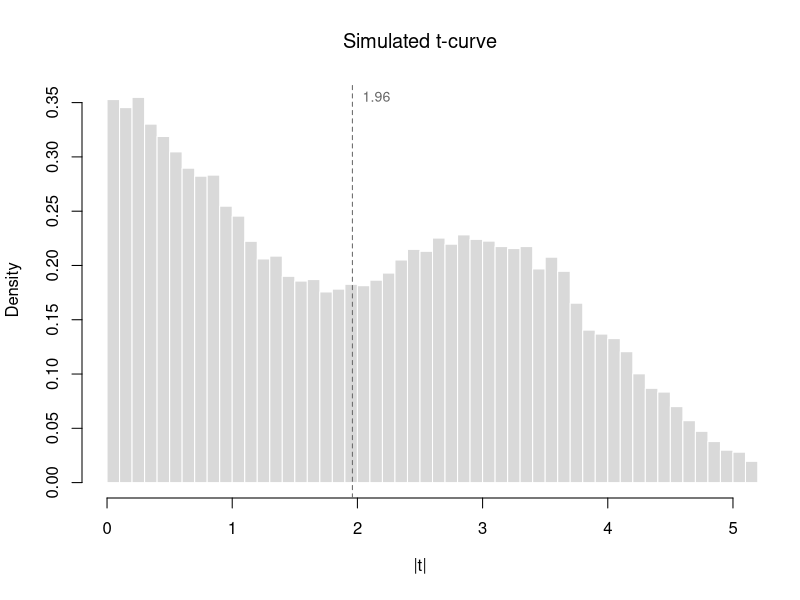

This chart was generated by the following R code:
## Generates a figure with a suspicious-looking but unhacked t-curve
set.seed(123)

root <- "C:/Users/stefa/OneDrive/Documents/GitHub/When_is_p_hacking_detectable"

setwd(paste0(root,"/figures"))

n <- 50000

# Mixture membership
g <- sample(1:2, size = n, replace = TRUE, prob = c(0.45, 0.55))

# Simulate signed t-like statistics from ordinary normals
t_signed <- numeric(n)
t_signed[g == 1] <- rnorm(sum(g == 1), mean = 0.2, sd = 1)
t_signed[g == 2] <- rnorm(sum(g == 2), mean = 3, sd = 1)

# Absolute value
t_abs <- abs(t_signed)

# Exact mixture density for |t|
x <- seq(0, 8, length.out = 2000)
dabsnorm <- function(x, mean = 0, sd = 1) {
  dnorm(x, mean = mean, sd = sd) + dnorm(-x, mean = mean, sd = sd)
}
dmix <- 0.65 * dabsnorm(x, 0.0, 0.70) +
  0.35 * dabsnorm(x, 2.2, 0.55)

op <- par(no.readonly = TRUE)
par(mar = c(4.2, 4.2, 3.2, 0.8), las = 1)

pdf("suspicious_but_not_hacked_tcurve.pdf", width = 7, height = 5)
hist(t_abs,
     breaks = seq(0, 20, by = 0.10),
     freq = FALSE,
     col = "gray85",
     border = "white",
     main = expression("Simulated t-curve"),
     xlab = expression("|t|"),
     ylab = "Density",
     xlim = c(0, 5))

#lines(x, dmix, lwd = 3, col = "black")

abline(v = 1.96, lty = 2, col = "gray40")
text(1.96, par("usr")[4] * 0.96, "1.96", pos = 4, cex = 0.85, col = "gray40")

dev.off()
